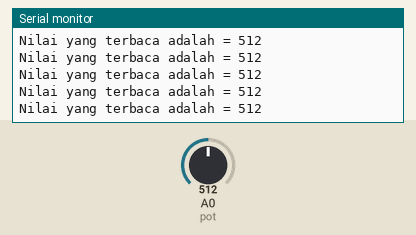
This sketch was run on a simulated Arduino Uno, built with avr-gcc and run on an emulated ATmega328P. Parts: the last lines printed to the serial monitor. Inputs (shaded band) come from the test bench; at power-on: A0 (pot) = 512.

Above: at 1.2 s.
1.3 s: A0 (pot) set to 716
At 1.31 s:
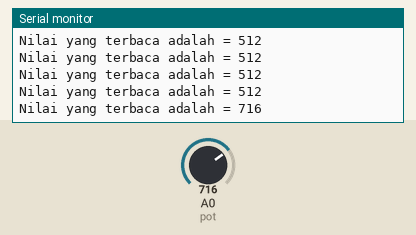
2.8 s: A0 (pot) set to 900
At 2.82 s:
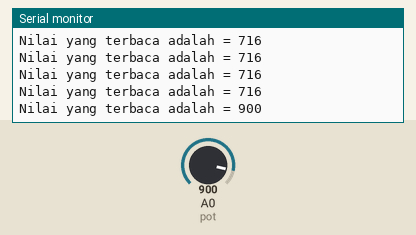
Timing chart, 0 to 5.8 s (numbered marks = the images above; inputs shaded):
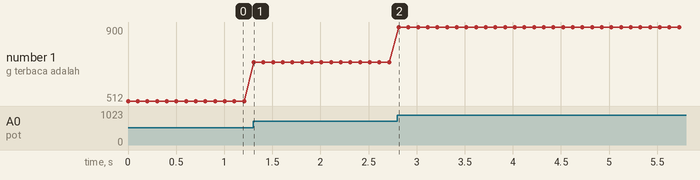

Measured:
- after the input at 1.3 s, the serial monitor: prints a new line at once (image 1)
- after the input at 2.8 s, the serial monitor: prints a new line at once (image 2)
- plotted number 1: 512 → 716 after the input at 1.3 s, 716 → 900 after the input at 2.8 s

The sketch:

baca_potensio.ino
```cpp
#define pot A0


void setup() {
  Serial.begin(9600);
  pinMode (pot, INPUT);
}
void loop() {
 int po = analogRead(pot);
 Serial.print("Nilai yang terbaca adalah = ");
 Serial.println(po);
 delay(100);
}
```
